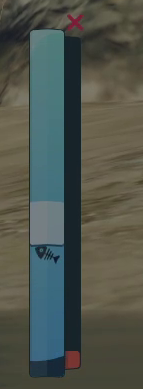
#> input picture _crop_001205.png, 143 x 389 px
$ python -i detection.py   (imports and definitions only)   (older library calls are emulated)
#> lines starting #> are read from the running program, lines starting #| are printed output that depends on the picture; after the words box and inside, x2 and y2 are one past the last pixel; in counts of white or black regions, pixels touching at a corner belong together
#> further down, picture is the input picture: shape (389, 143, 3); mean B, G, R 76.5, 85, 79.5
"""Bar detection for the fishing minigame: find bar, detect elements, draw debug."""

import os
import time
import numpy as np
import cv2
from scipy.ndimage import uniform_filter1d

from config import (
    BLUE_H_MIN, BLUE_H_MAX, BLUE_S_MIN,
    WHITE_BOX_SAT_THRESHOLD, FISH_BRIGHTNESS_DROP,
    PROGRESS_H_MIN, PROGRESS_H_MAX, PROGRESS_S_MIN, PROGRESS_V_MIN,
    SEARCH_MARGIN_X_FRAC, SEARCH_MARGIN_Y_FRAC,
    ADVANCED_INSIDE_BOX_DETECTION,
)


class BarDetector:
    """Detects and tracks the fishing minigame bar elements."""

    TEMPLATE_HALF_HEIGHT_FRAC = 0.04
    TEMPLATE_SEARCH_RADIUS_FRAC = 0.12
    TEMPLATE_MIN_SCORE = 0.12
    TRACK_MIN_CONFIDENCE = 0.75
    TRACK_MAX_MISSES = 4
    SHAPE_MATCH_MAX = 1.2
    TEMPLATE_COMPONENT_MIN_AREA = 6
    LK_WINDOW = (9, 9)
    LK_CRITERIA = (
        cv2.TERM_CRITERIA_EPS | cv2.TERM_CRITERIA_COUNT,
        10,
        0.03,
    )
    BOOTSTRAP_TEMPLATE = ('2026-03-29 23-47-40', '001205', 0.6772727272727272)
    _BOOTSTRAP_CACHE = None

    VELOCITY_HISTORY_MAX = 20
    VELOCITY_LOOKBACK = 0.10
    DIRECTION_EPSILON = 0.02
    DIRECTION_CONFIRM_FRAMES = 3
    SPEED_BANDS = (0.18, 0.30, 0.60)
    SPEED_BAND_TOLERANCE = 0.12
    SPEED_ESTIMATE_MIN = 0.05
    OBSERVATION_JUMP_LIMIT = 0.08
    OBSERVATION_BLEND_LIMIT = 0.14
    VIRTUAL_FISH_MAX_DT = 0.20
    VIRTUAL_TRACK_MIN_STEP = 0.002
    VIRTUAL_TRACK_CORRECTION_RATE = 0.16
    VIRTUAL_TRACK_CONFIDENT_RATE = 0.28
    VIRTUAL_TRACK_INSIDE_BOX_RATE = 0.10
    VIRTUAL_TRACK_PROGRESS_RATE = 0.08
    VIRTUAL_TRACK_REENTRY_RATE = 1.10
    BOX_INFERENCE_MARGIN_FRAC = 0.18
    BOX_INFERENCE_BIAS = 0.55
    BOX_PROGRESS_BIAS = 0.82
    PROGRESS_RISE_THRESHOLD = 0.003

    def __init__(self, use_advanced_inside_box=ADVANCED_INSIDE_BOX_DETECTION, bootstrap_template=True):
        self.use_advanced_inside_box = use_advanced_inside_box
        self.bootstrap_template = bootstrap_template
        self.bar_found = False
        # Absolute pixel coordinates of the blue column
        self.col_x1 = 0
        self.col_x2 = 0
        self.col_y1 = 0
        self.col_y2 = 0
        # Progress bar x range (to the right of blue column)
        self.prog_x1 = 0
        self.prog_x2 = 0
        # Capture region for mss (during minigame, capture only bar area)
        self.capture_region = None
        # Last detected positions (normalized 0.0 = top, 1.0 = bottom)
        self.fish_y = 0.5
        self.box_top = 0.0
        self.box_bottom = 0.0
        self.box_center = 0.5
        self.progress = 0.0  # 0.0 to 1.0
        self.progress_delta = 0.0
        # Velocity tracking
        self.fish_y_history = []  # list of (time, y) tuples
        self.fish_velocity = 0.0  # positive = moving down
        self.raw_fish_velocity = 0.0
        self.virtual_fish_velocity = 0.0
        self.fish_speed = 0.0
        self.fish_speed_band = 0.0
        self.fish_direction = 0
        self.pending_fish_direction = 0
        self.pending_direction_frames = 0
        self.detected_fish_y = None
        self.inferred_fish_y = 0.5
        self.virtual_fish_source = 'init'
        self.fish_missing_frames = 0
        self.last_fish_update_time = None
        self.fish_template_gray = None
        self.fish_template_grad = None
        self.fish_template_mask = None
        self.fish_template_contour = None
        self.fish_template_x1 = 0
        self.fish_template_x2 = 0
        self.fish_template_center_offset = 0.0
        self.template_source = 'none'
        self.prev_col_gray = None
        self.tracker_points = None
        self.tracker_confidence = 0.0
        self.tracker_misses = 0
        self.last_detection_method = 'none'
        self.last_match_score = 0.0
        self.last_shape_score = 0.0
        self._outside_dip_strength = 0.0
        self.last_tracker_y = None
        self.last_detection_confident = False
        self._last_find_bar_diag = ''
        self._load_bootstrap_template()

    def find_bar(self, img):
        """
        Search for the blue column in a screen capture.
        img: BGR numpy array (can be full screen or search region).
        Returns True if bar found and coordinates updated.
        """
        hsv = cv2.cvtColor(img, cv2.COLOR_BGR2HSV)
#> hsv: shape (389, 143, 3); mean H, S, V 48.7, 75.8, 91.8

        # --- Pass 1: Find columns with BRIGHT blue/cyan pixels.
        # Only the bar's bright gradient section has these; water/sky are darker.
        # Try progressively lower V thresholds until valid bar groups are found.
        # Higher V thresholds are preferred as they better separate the bar
        # from blue sky in daytime scenes.
        img_h, img_w = img.shape[:2]
#> img_h = 389; img_w = 143
        min_bar_width = max(2, int(img_w * 0.01))     # ~1.0% of width
#> min_bar_width = 2
        max_bar_width = max(10, int(img_w * 0.08))     # ~8% of width (bar is wider at low res)
#> max_bar_width = 11

        best_group = None
        best_bright_score = 0

        # Track best candidate for diagnostic logging on failure
        _diag_best_width = 0
        _diag_best_height = 0
        _diag_best_rows = 0
        _diag_fail_reason = 'no-bright-cols'

        for v_thresh in (200, 150, 100, 75, 50):
            bright_mask = cv2.inRange(
                hsv,
                np.array([BLUE_H_MIN, BLUE_S_MIN, v_thresh]),
                np.array([BLUE_H_MAX, 255, 255])
            )
            bright_col_sums = np.sum(bright_mask > 0, axis=0)
            min_bright = max(2, int(img_h * 0.02))
            bright_cols = np.where(bright_col_sums > min_bright)[0]
            if len(bright_cols) < max(2, int(img_w * 0.002)):
                continue

            # Group bright columns
            diffs = np.diff(bright_cols)
            col_gap = max(2, int(img_w * 0.004))  # ~0.4% of width
            splits = np.where(diffs > col_gap)[0]
            groups = np.split(bright_cols, splits + 1)

            for grp in groups:
                width = grp[-1] - grp[0] + 1
                if width < min_bar_width or width > max_bar_width:
                    continue
                bright_score = int(bright_col_sums[grp].sum())

                # Find vertical extent: contiguous rows where >50% of bar
                # columns are bright. Try progressively lower V for row extent.
                strip_hsv = hsv[:, grp[0]:grp[-1] + 1]
                bar_y1 = bar_y2 = -1
                for v_min_row in (150, 100, 75, 50):
                    row_mask = (
                        (strip_hsv[:, :, 0] >= 80) &
                        (strip_hsv[:, :, 0] <= 120) &
                        (strip_hsv[:, :, 1] >= 20) &
                        (strip_hsv[:, :, 2] >= v_min_row)
                    )
                    row_counts = np.sum(row_mask, axis=1)
                    candidate_rows = np.where(row_counts > width * 0.5)[0]
                    if len(candidate_rows) < max(4, int(img_h * 0.01)):
                        continue
                    cr_diffs = np.diff(candidate_rows)
                    row_gap = max(4, int(img_h * 0.02))  # ~2% of height
                    cr_splits = np.where(cr_diffs > row_gap)[0]
                    cr_groups = np.split(candidate_rows, cr_splits + 1)
                    largest = max(cr_groups, key=len)
                    min_rows = max(8, int(img_h * 0.08))
                    if len(largest) >= min_rows:
                        bar_y1 = int(largest[0])
                        bar_y2 = int(largest[-1])
                        break
                    # Track best candidate for diagnostics
                    if len(largest) > _diag_best_rows:
                        _diag_best_rows = len(largest)
                        _diag_best_width = width
                        _diag_best_height = int(largest[-1]) - int(largest[0])
                        _diag_fail_reason = f'rows={len(largest)}<{min_rows}'

                if bar_y1 < 0:
                    if _diag_best_width == 0 and width > 0:
                        _diag_fail_reason = 'no-row-groups'
                    continue
                height = bar_y2 - bar_y1
                if height < width * 5:
                    if height > _diag_best_height:
                        _diag_best_height = height
                        _diag_best_width = width
                        _diag_fail_reason = f'aspect={height}/{width*5}'
                    continue
                if bright_score > best_bright_score:
                    best_bright_score = bright_score
                    all_rows = np.arange(bar_y1, bar_y2 + 1)
                    best_group = (grp, all_rows)

            # If we found a valid group at this V threshold, use it
            # (prefer higher V thresholds)
            if best_group is not None:
                break
#> this loop made 5 passes
#> splits on passes 3 to 5: [33], [33], [35]
#> pass 3, in find_bar, `bright_mask = cv2.inRange( hsv, np.array([BLUE_H_MIN, BLUE_S_MIN, v_th..`:
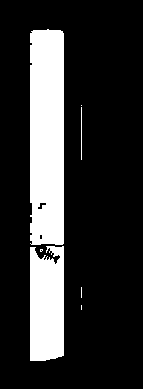
#> bright_mask: shape (389, 143); 19.6% white; 7 white regions (4 under 20 px), largest, box (x1, y1, x2, y2) and area: (30, 29, 64, 245) 7200, (30, 246, 64, 361) 3649, (81, 107, 82, 160) 53
#> after the loop, best_bright_score = 0

        if best_group is None:
            self._last_find_bar_diag = (
                f'img={img_w}x{img_h} '
                f'best_candidate=w{_diag_best_width}/h{_diag_best_height}/rows{_diag_best_rows} '
                f'fail={_diag_fail_reason}'
            )
            return False

        main_group, bar_rows = best_group
        x1 = main_group[0]
        x2 = main_group[-1]
        y1 = bar_rows[0]
        y2 = bar_rows[-1]

        self.col_x1 = x1
        self.col_x2 = x2
        self.col_y1 = y1
        self.col_y2 = y2

        # Progress bar is immediately to the right of the blue column
        bar_width = x2 - x1 + 1
        self.prog_x1 = x2 + 1
        self.prog_x2 = x2 + max(4, int(bar_width * 0.6))  # ~60% of bar width

        self.bar_found = True
        return True

    # [460 lines left out: functions detect_elements, _detect_white_box, _detect_fishscale, _detect_fish_outside_box, _detect_fish_inside_box_legacy, _detect_fish_inside_box_template and 9 more, not called in this run]

    def _load_bootstrap_template(self):
        """Load a starter template from a known-good calibration frame when available."""
        if not self.bootstrap_template:
            return
        if BarDetector._BOOTSTRAP_CACHE is None:
            BarDetector._BOOTSTRAP_CACHE = self._build_bootstrap_template()
        cache = BarDetector._BOOTSTRAP_CACHE
        if cache is None:
            return
        self.fish_template_gray = cache['gray'].copy()
        self.fish_template_grad = cache['grad'].copy()
        self.fish_template_mask = cache['mask'].copy()
        self.fish_template_contour = cache['contour'].copy()
        self.fish_template_x1 = cache['x1']
        self.fish_template_x2 = cache['x2']
        self.fish_template_center_offset = cache['center_offset']
        self.template_source = 'bootstrap'

    def _build_bootstrap_template(self):
        """Build a fish template from a known-good calibration frame if it exists in the repo."""
        frame_dir, frame_name, fish_y = self.BOOTSTRAP_TEMPLATE
        root = os.path.dirname(__file__)
        frame_path = os.path.join(root, frame_dir, f'{frame_name}.png')
        if not os.path.exists(frame_path):
            return None

        img = cv2.imread(frame_path)
        if img is None:
            return None

        temp_detector = BarDetector(use_advanced_inside_box=False, bootstrap_template=False)
        h, w = img.shape[:2]
        cx, cy = w // 2, h // 2
        mx = int(w * SEARCH_MARGIN_X_FRAC)
        my = int(h * SEARCH_MARGIN_Y_FRAC)
        roi = img[cy - my:cy + my, cx - mx:cx + mx]
        if not temp_detector.find_bar(roi):
            return None
        temp_detector.col_x1 += cx - mx
        temp_detector.col_x2 += cx - mx
        temp_detector.col_y1 += cy - my
        temp_detector.col_y2 += cy - my

        col_img = img[temp_detector.col_y1:temp_detector.col_y2 + 1,
                      temp_detector.col_x1:temp_detector.col_x2 + 1]
        gray = cv2.cvtColor(col_img, cv2.COLOR_BGR2GRAY)
        col_h = gray.shape[0]
        return temp_detector._extract_template(gray, fish_y, col_h)

    # [238 lines left out: functions _refresh_tracker, _track_fish, _update_velocity_tracking, _classify_direction, _confirm_direction_change, _estimate_recent_velocity and 7 more, not called in this run]

    def _near_or_inside_box(self, y_value, margin=0.04):
        """Check whether a position is plausibly inside the white box region."""
        return self.box_top - margin <= y_value <= self.box_bottom + margin

    # [193 lines left out: functions _observation_correction_rate, _bounded_virtual_correction, _resolve_virtual_observation, _infer_missing_fish, _detect_progress, draw_debug and 1 more, not called in this run]

>>> import cv2
>>> picture = cv2.imread('_crop_001205.png')
>>> result = BarDetector().find_bar(picture)
#> result = False
